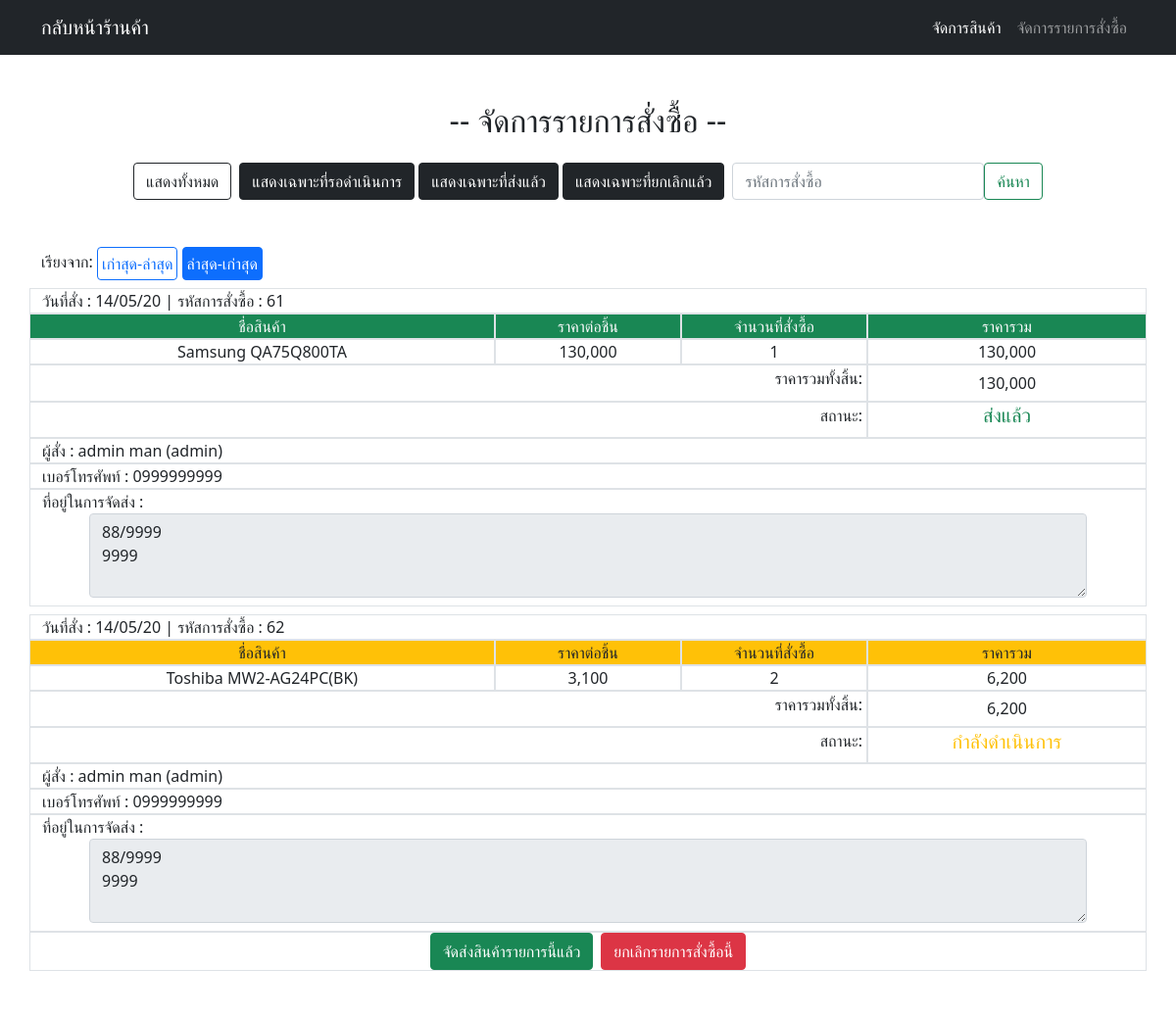
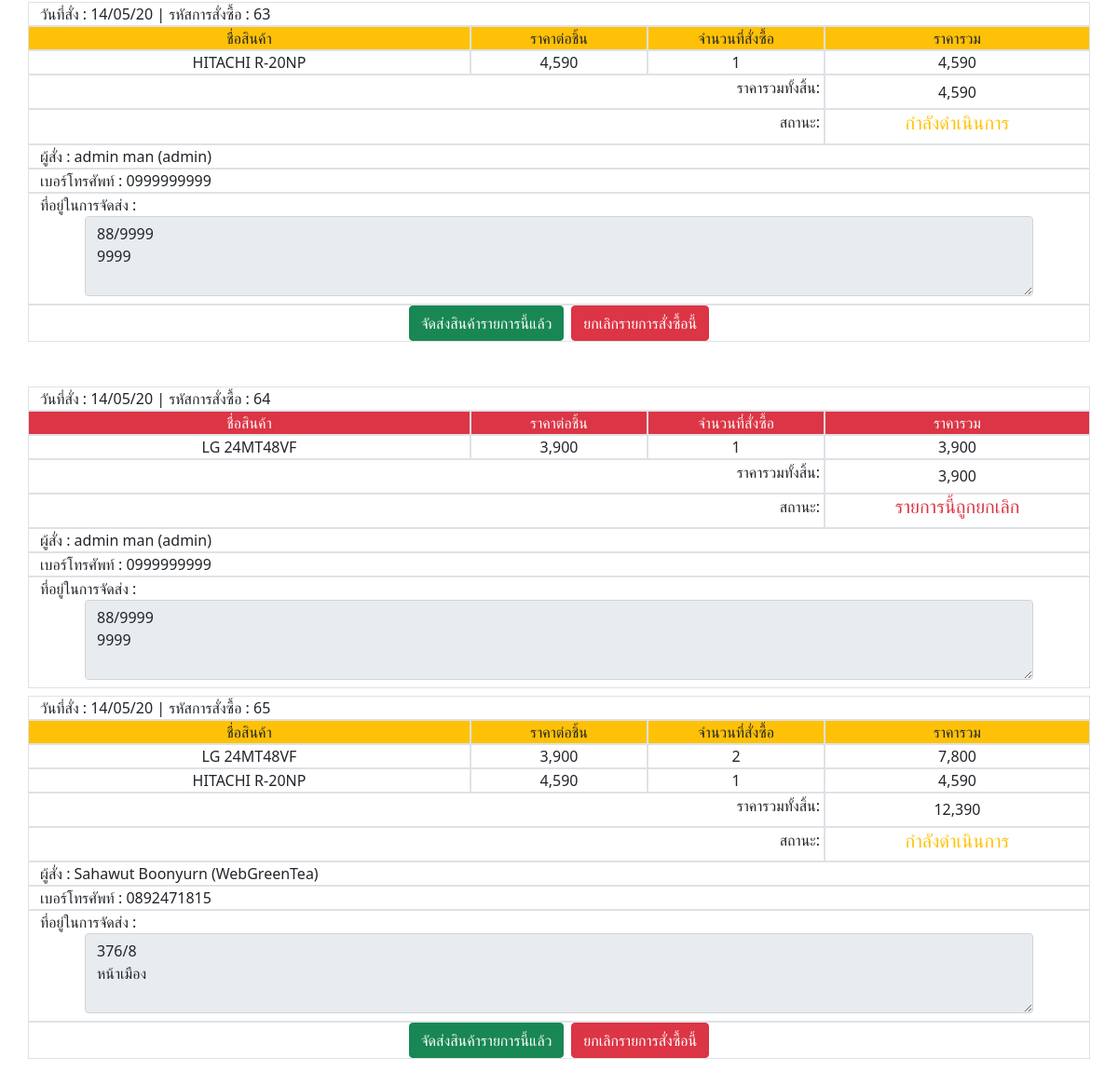
/adminPage/adminPageOrder.php (signed in), run on an earlier commit of the app's database (2 pictures, top to bottom).
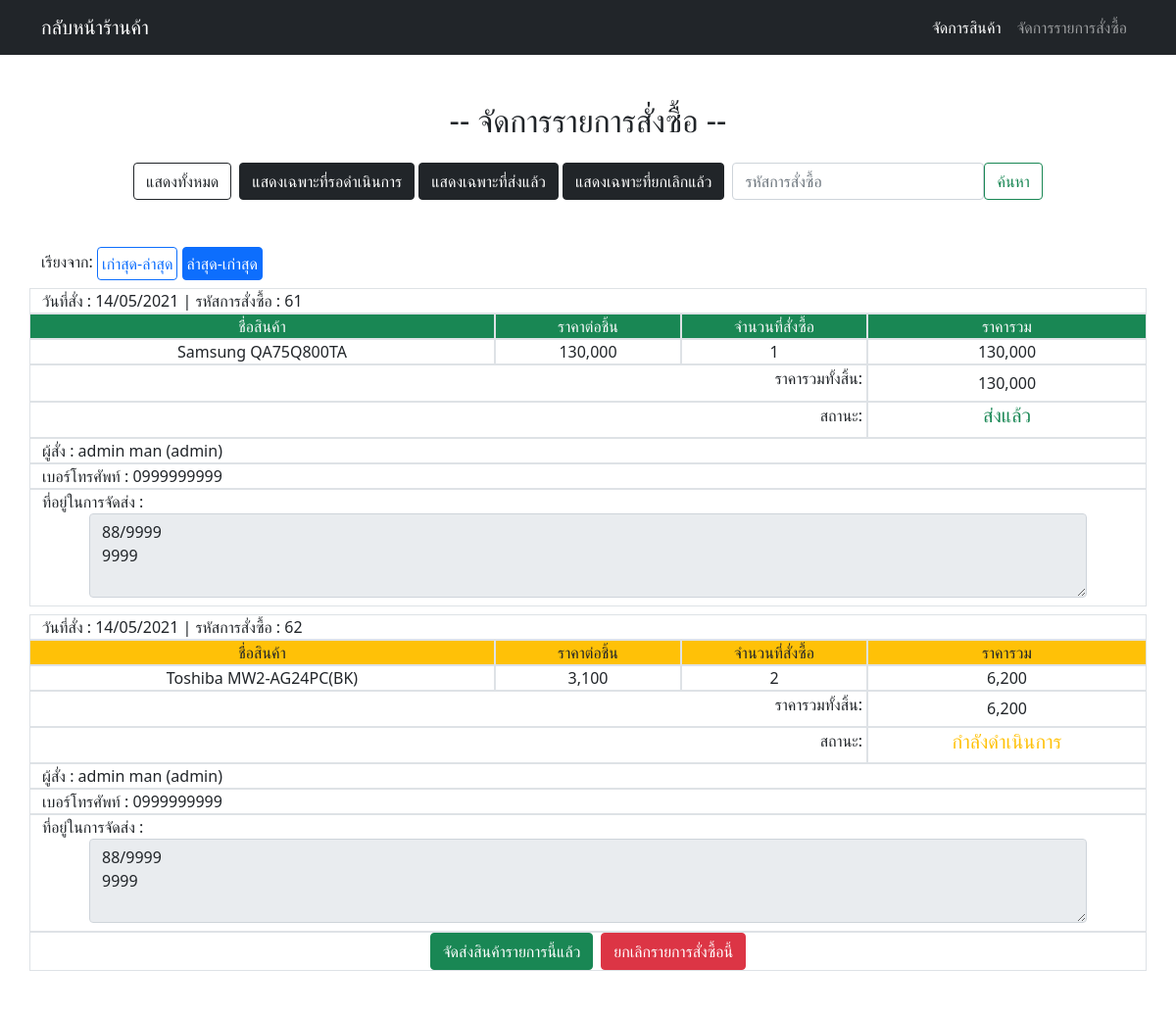
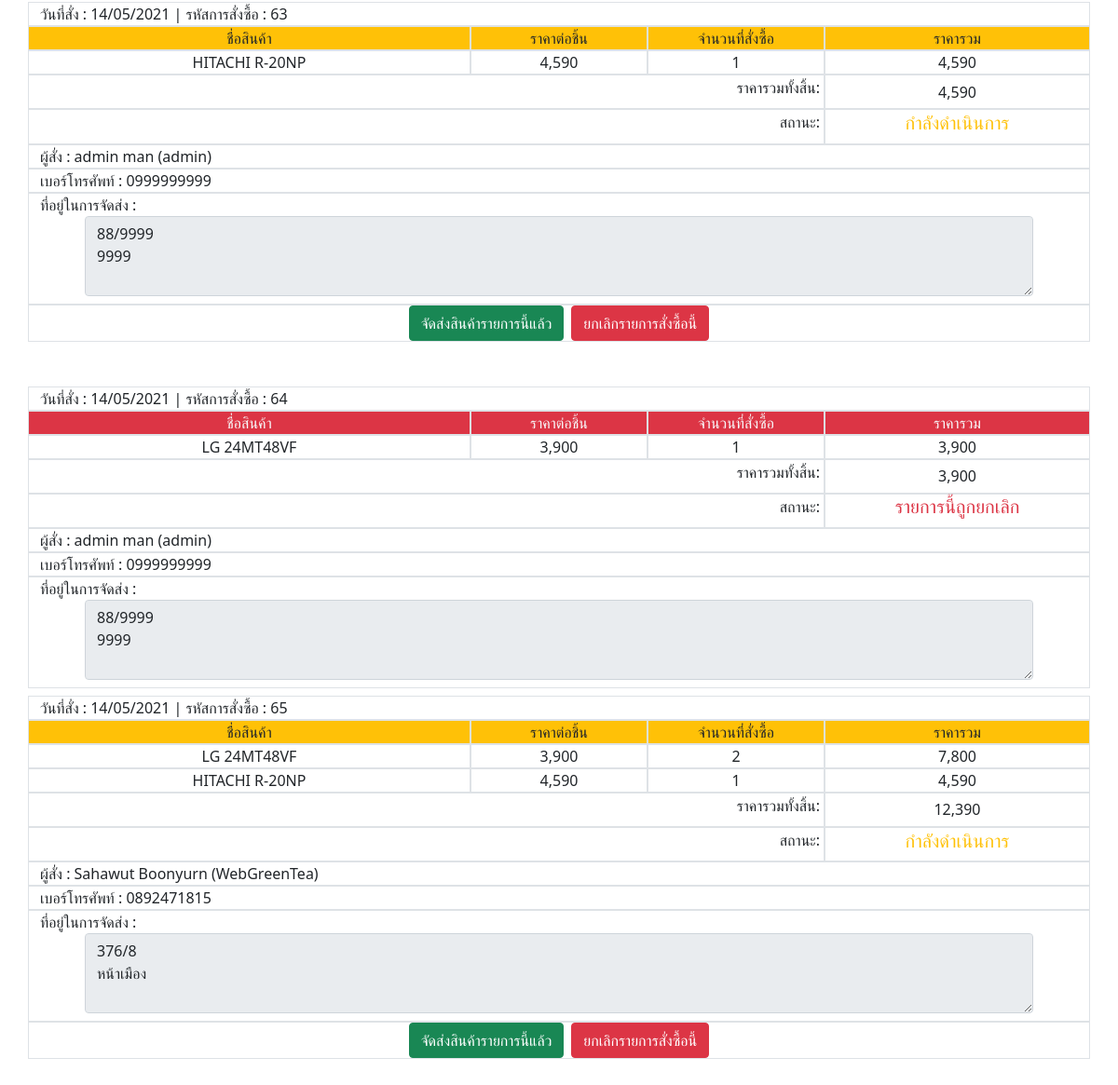
And on a later commit of the database (2 pictures, top to bottom).
### tables this page shows
CREATE TABLE `sell` (
  `sellid` int(3) NOT NULL,
  `userid` int(5) NOT NULL,
  `date` varchar(10) NOT NULL,
  `status` varchar(20) DEFAULT NULL,
  `address` varchar(300) DEFAULT NULL
);

CREATE TABLE `user_data` (
  `userid` int(10) NOT NULL,
  `username` varchar(50) NOT NULL,
  `name` varchar(50) NOT NULL,
  `lastname` varchar(50) NOT NULL,
  `gender` varchar(6) NOT NULL,
  `address` varchar(300) NOT NULL,
  `email` varchar(50) NOT NULL,
  `PhonNumber` int(10) NOT NULL,
  `password` varchar(40) NOT NULL,
  `identity` varchar(5) DEFAULT NULL
);

### adminPage/adminPageOrder.php (the view, shortened to what the changed rows need)
<?php
include('../conectDB.php');
if (isset($_GET['search'])) {
    $search = $_GET['search'];
    $sql = "SELECT * FROM sell WHERE sellid=$search";
} else {
    if (isset($_GET['show'])) {
        $show = $_GET['show'];
        if ($show == 1) {
            $sql = "SELECT * FROM sell WHERE status='กำลังดำเนินการ'";
        } elseif ($show == 2) {
            $sql = "SELECT * FROM sell WHERE status='ส่งแล้ว'";
        } elseif ($show == 3) {
            $sql = "SELECT * FROM sell WHERE status='รายการนี้ถูกยกเลิก' ";
        } else {
            $sql = "SELECT * FROM sell";
        }
    } else {
        $sql = "SELECT * FROM sell";
    }
}
$resultsell = mysqli_query($conect, $sql);
?>
<!DOCTYPE html>
<html lang="en">
<head>
    <link rel="stylesheet" href="style.css">
    <link href="https://cdn.jsdelivr.net/npm/bootstrap@5.0.0-beta3/dist/css/bootstrap.min.css" rel="stylesheet">
</head>
<body>
    <div class="container mb-5">
        <h2 class="mt-5 d-flex justify-content-center mb-4"> -- จัดการรายการสั่งซื้อ -- </h2>
        <?php if (mysqli_num_rows($resultsell) > 0) : ?>
            <?php while ($rowofsell = mysqli_fetch_array($resultsell)) { ?>
                <?php $sellid = $rowofsell['sellid'] ?>
                <?php $sql = "SELECT *,price*count  AS total FROM  `sellinfo` WHERE `sellid`=$sellid";
                $resulsellinfo = mysqli_query($conect, $sql);
                ?>
                <div class="row mt-2 border">
                    <div class="col-md-12 ">
                        วันที่สั่ง : <?php echo $rowofsell['date'] ?>
                        | รหัสการสั่งซื้อ : <?php echo $rowofsell['sellid'] ?>
                    </div>
                </div>
                <?php if ($rowofsell['status'] == "กำลังดำเนินการ") : ?>
                    <div class="row bg-warning">
                        <div class="col-md-5 d-flex justify-content-center border">
                            ชื่อสินค้า
                        </div>
                        <div class="col-md-2 d-flex justify-content-center border">
                            ราคาต่อชิ้น
                        </div>
                        <div class="col-md-2 d-flex justify-content-center border">
                            จำนวนที่สั่งซื้อ
                        </div>
                        <div class="col-md-3 d-flex justify-content-center border">
                            ราคารวม
                        </div>
                    </div>
                <?php elseif ($rowofsell['status'] == "ส่งแล้ว") : ?>
                    <div class="row bg-success text-light">
                        <div class="col-md-5 d-flex justify-content-center border">
                            ชื่อสินค้า
                        </div>
                        <div class="col-md-2 d-flex justify-content-center border">
                            ราคาต่อชิ้น
                        </div>
                        <div class="col-md-2 d-flex justify-content-center border">
                            จำนวนที่สั่งซื้อ
                        </div>
                        <div class="col-md-3 d-flex justify-content-center border">
                            ราคารวม
                        </div>
                    </div>
                <?php else : ?>
                    <div class="row bg-danger text-light">
                        <div class="col-md-5 d-flex justify-content-center border">
                            ชื่อสินค้า
                        </div>
                        <div class="col-md-2 d-flex justify-content-center border">
                            ราคาต่อชิ้น
                        </div>
                        <div class="col-md-2 d-flex justify-content-center border">
                            จำนวนที่สั่งซื้อ
                        </div>
                        <div class="col-md-3 d-flex justify-content-center border">
                            ราคารวม
                        </div>
                    </div>
                <?php endif ?>
                <?php $total = 0; ?>
                <?php while ($rowsellinfo = mysqli_fetch_array($resulsellinfo)) {
                ?>
                    <?php
                    $PDID = $rowsellinfo['pdid'];
                    $sql = "SELECT PDname FROM `product` WHERE productid=$PDID";
                    $productName = mysqli_query($conect, $sql);
                    $productName = mysqli_fetch_array($productName)['PDname'];
                    ?>
                    <div class="row">
                        <div class="col-md-5 d-flex justify-content-center border">
                            <?php echo $productName; ?>
                        </div>
                        <div class="col-md-2 d-flex justify-content-center border">
                            <?php echo number_format($rowsellinfo['price']); ?>
                        </div>
                        <div class="col-md-2 d-flex justify-content-center border">
                            <?php echo $rowsellinfo['count'] ?>
                        </div>
                        <div class="col-md-3 d-flex justify-content-center border">
                            <?php echo number_format($rowsellinfo['total']); ?>
                            <?php $total += $rowsellinfo['total']; ?>
                        </div>
                    </div>
                <?php } ?>
                <div class="row">
                    <div class="col-md-9 d-flex justify-content-end p-1 border">
                        <h6>ราคารวมทั้งสิ้น:</h6>
                    </div>
                    <div class="col-md-3 d-flex justify-content-center border align-items-center">
                        <?php echo number_format($total) ?>
                    </div>
                </div>
                <div class="row">
                    <div class="col-md-9 d-flex justify-content-end p-1 border">
                        <h6>สถานะ:</h6>
                    </div>
                    <div class="col-md-3 d-flex justify-content-center border align-items-center">
                        <?php if ($rowofsell['status'] == "กำลังดำเนินการ") : ?>
                            <h5 class="text-warning"><?php echo $rowofsell['status'] ?></h5>
                        <?php elseif ($rowofsell['status'] == "ส่งแล้ว") : ?>
                            <h5 class="text-success"><?php echo $rowofsell['status'] ?></h5>
                        <?php else : ?>
                            <h5 class="text-danger"><?php echo $rowofsell['status'] ?></h5>
                        <?php endif ?>
                    </div>
                </div>
                <div class="row border">
                    <div class="col-md-12 ">
                        ผู้สั่ง : <?php
                                    $userid = $rowofsell['userid'];
                                    $sql = "SELECT username,name,lastname,PhonNumber FROM user_data WHERE userid=$userid";
                                    $userdata = mysqli_query($conect, $sql);
                                    $userdata = mysqli_fetch_array($userdata);
                                    echo $userdata['name'] . " " . $userdata['lastname'] . " (" . $userdata['username'] . ")";
                                    ?>
                    </div>
                </div>
                <div class="row border">
                    <div class="col-md-12">
                        เบอร์โทรศัพท์ : <?php
                                        echo "0" . $userdata['PhonNumber']
                                        ?>
                    </div>
                </div>
                <div class="row">
                    <div class="col-md-12 border">
                        ที่อยู่ในการจัดส่ง :<br>
                        <div class="ms-5 me-5 mb-2">
                            <textarea name="" id="" class="form-control" rows="3" disabled><?php echo $rowofsell['address'] ?></textarea>
                        </div>
                    </div>
                </div>
                <?php if ($rowofsell['status'] == "กำลังดำเนินการ") : ?>
                    <div class="row border mb-5">
                        <div class="col-md-12 d-flex justify-content-center">
                            <form action="updateOrderStatus.php" method="get">
                                <input type="submit" name="submit" value="จัดส่งสินค้ารายการนี้แล้ว" class="btn btn-success me-1">
                            </form>
                            <form action="updateOrderStatus.php" method="get">
                                <input type="submit" name="submit" value="ยกเลิกรายการสั่งซื้อนี้" class="btn btn-danger ms-1">
                            </form>
                        </div>
                    </div>
                <?php endif ?>
            <?php }  ?>
        <?php endif ?>
    </div>
</body>
</html>

What changed in the data, as far as the page shows it:
changed sell "ส่งแล้ว": date "14/05/20" → "14/05/2021"
changed sell id 62: date "14/05/20" → "14/05/2021"
changed sell id 63: date "14/05/20" → "14/05/2021"
changed sell "รายการนี้ถูกยกเลิก": date "14/05/20" → "14/05/2021"
changed sell "376/8 หน้าเมือง": date "14/05/20" → "14/05/2021"
